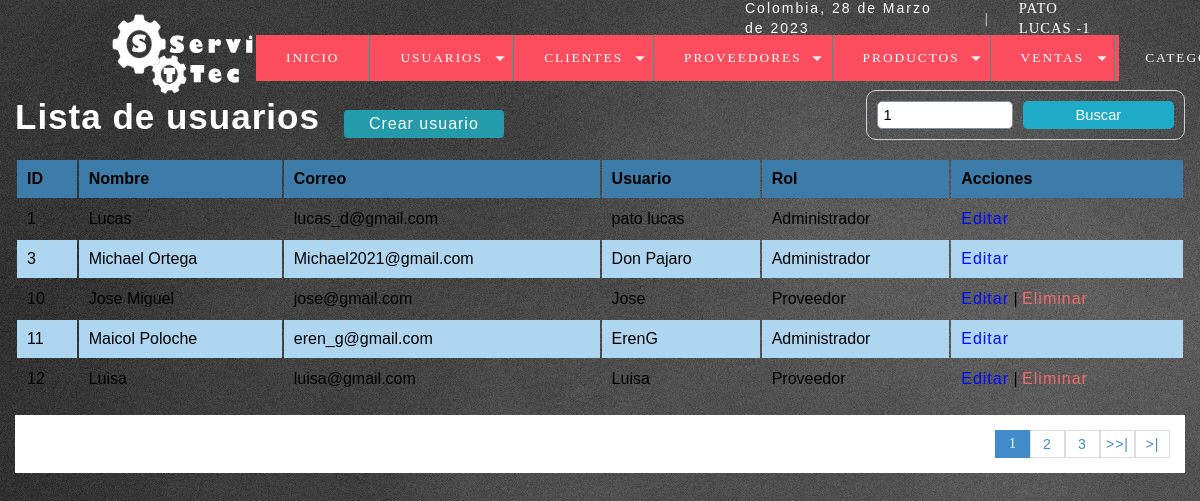
/sistema/buscar_usuario.php?busqueda=1 (signed in), run on the app's committed database.
### tables this page shows
CREATE TABLE `registro_sesion` (
  `Id_usuario` int(15) NOT NULL,
  `nombre` varchar(50) NOT NULL,
  `correo` varchar(50) NOT NULL,
  `usuario` varchar(15) NOT NULL,
  `clave` varchar(50) NOT NULL,
  `rol` int(11) NOT NULL,
  `estatus` int(11) NOT NULL DEFAULT 1
);

CREATE TABLE `rol` (
  `idrol` int(11) NOT NULL,
  `rol` varchar(20) NOT NULL
);

### sistema/buscar_usuario.php (the view, shortened to what this page needs)
<?php
	include"../conexion.php";
?>
<!DOCTYPE html>
<html lang="en">
<head>
	<?php include "includes/script.php"; ?>
</head>
<body>
	<?php include "includes/header.php"; ?>
	<section id="container">
		<?php
			$busqueda = strtolower($_REQUEST['busqueda']);
		?>
		<h1>Lista de usuarios</h1>
		<a href="registro_usuario.php" class="btn_new">Crear usuario</a>
		<form action="buscar_usuario.php" method="get" class="form_search">
			<input type="text" name="busqueda" id="buqueda" placeholder="Buscar" value="<?php echo $busqueda; ?>">
			<input type="submit" value="Buscar" class="btn_search">
		</form>
		<table>
			<tr>
				<th>ID</th>
				<th>Nombre</th>
				<th>Correo</th>
				<th>Usuario</th>
				<th>Rol</th>
				<th>Acciones</th>
			</tr>
		<?php
		$rol = '';
			$sql_registe = mysqli_query($conection,"SELECT COUNT(*) AS total_registro FROM registro_sesion WHERE (Id_usuario LIKE '%$busqueda%' OR nombre LIKE '%$busqueda%' OR correo LIKE '%$busqueda%' OR usuario LIKE '%$busqueda%' $rol) AND estatus = 1");
			$result_register = mysqli_fetch_array($sql_registe);
			$total_registro = $result_register['total_registro'];
			$por_pagina = 5;
			if(empty($_GET['pagina']))
			{
				$pagina = 1;
			}else{
				$pagina = $_GET['pagina'];
			}
			$desde = ($pagina-1) * $por_pagina;
			$total_paginas = ceil($total_registro / $por_pagina);
			$query = mysqli_query($conection,"SELECT r_s.Id_usuario, r_s.nombre, r_s.correo, r_s.usuario, r.rol FROM registro_sesion r_s INNER JOIN rol r ON r_s.rol = r.idrol where (r_s.Id_usuario LIKE '%$busqueda%' OR r_s.nombre LIKE '%$busqueda%' OR r_s.correo LIKE '%$busqueda%' OR r_s.usuario LIKE '%$busqueda%' OR r.rol LIKE '%$busqueda%') AND  estatus = 1 ORDER BY r_s.Id_usuario ASC limit $desde,$por_pagina");
			$result = mysqli_num_rows($query);
			if($result > 0){
				while ($data = mysqli_fetch_array($query)){
		?>
			<tr>
				<td><?php echo $data["Id_usuario"] ?></td>
				<td><?php echo $data["nombre"] ?></td>
				<td><?php echo $data["correo"] ?></td>
				<td><?php echo $data["usuario"] ?></td>
				<td><?php echo $data["rol"] ?></td>
				<td>
					<a class="link_edit" href="editar_usuario.php?id=<?php echo $data["Id_usuario"] ?>">Editar</a>
					<?php if($data["rol"]!="Administrador"){
					?>
					|
					<a class="link_delete" href="eliminar_confirmar_usuario.php?id=<?php echo $data["Id_usuario"] ?>">Eliminar</a>
					<?php } ?>
				</td>
			</tr>
		<?php
				}
			}
		?>
		</table>
		<?php
			if($total_registro !=0)
			{
		 ?>
		<div class="paginador">
			<ul>
				<?php
					for ($i=1; $i <= $total_paginas ; $i++) {
						if($i == $pagina){
							echo '<li class="pageSelected">'.$i.'</li>';
						}else{
							echo '<li><a href="?pagina='.$i.'&busqueda='.$busqueda.'">'.$i.'</a></li>';
						}
					}
					if($pagina !=$total_paginas)
					{
				?>
				<li><a href="?pagina=<?php echo $pagina + 1; ?>&busqueda=<?php echo $busqueda; ?>">>>|</a></li>
				<li><a href="?pagina=<?php echo$total_paginas; ?>&busqueda=<?php echo $busqueda; ?>">>|</a></li>
			<?php } ?>
			</ul>
		</div>
	<?php   } ?>
	</section>
</body>
</html>

### sistema/css/estilos.css (style rules this page uses)
* { margin: 0; padding: 0; box-sizing: border-box; }
body { background: #EEEEEE url(../img/fondo.jpg); }
h1, h2, h3, h4, h5, h6 { font-family: 'arial'; font-weight: bold; letter-spacing: 1px; }
h1 { font-size: 26px; color: #FFF; }
a { text-decoration: none; font-family: arial; letter-spacing: 1px; }
#container { padding: 90px 15px 15px; }
section { padding-top: 7em; }
form { background: #FFF; margin: auto; padding: 20px 50px; border: 1px solid #d1d1d1; }
input,select { display: block; width: 100%; font-size: 11pt; padding: 5px; border: 1px solid #85929e; border-radius: 5px; }
#container h1 { font-size: 35px; display: inline-block; }
.btn_new { display: inline-block; background: #239baa; color: #FFF; padding: 5px 25px; border-radius: 4px; margin: 20px; }
table { border: collapse; font-size: 12pt; font-family: arial; width: 100%; }
table th { text-align: left; padding: 10px; background: #3d7ba8; color: #000000; }
table tr:nth-child(odd) { background: #AED6F1; color: #000000; }
table td { padding: 10px; }
.link_edit { color: #010AFD; }
.link_delete { color: #f26b6b; }
.paginador ul { padding: 15px; list-style: none; background: #FFF; margin-top: 15px; display: -webkit-flex; display: -moz-flex; display: -ms-flex; display: -o-flex; display: flex; justify-content: flex-end; }
.paginador a, .pageSelected { color: #428bca; border: 1px solid #ddd; padding: 5px; display: inline-block; font-size: 14px; text-align: center; width: 35px; }
.pageSelected { color: #FFF; background: #428bca; border: 1px solid #428bca; }
.form_search { display: -webkit-flex; display: -moz-flex; display: -ms-flex; display: -o-flex; display: flex; float: right; background: initial; padding: 10px; border-radius: 10px; }
.form_search .btn_search { background: #1faac8; color: #FFF; padding: 0 20px; border: 0; cursor: pointer; margin-left: 10px; }

### data on the page
registro_sesion: Id_usuario "1", nombre "Lucas", correo "lucas_d@gmail.com", usuario "pato lucas", rol.rol "Administrador"
registro_sesion: Id_usuario "3", nombre "Michael Ortega", correo "Michael2021@gmail.com", usuario "Don Pajaro", rol.rol "Administrador"
registro_sesion: Id_usuario "10", nombre "Jose Miguel", correo "jose@gmail.com", usuario "Jose", rol.rol "Proveedor"
registro_sesion: Id_usuario "11", nombre "Maicol Poloche", correo "eren_g@gmail.com", usuario "ErenG", rol.rol "Administrador"
registro_sesion: Id_usuario "12", nombre "Luisa", correo "luisa@gmail.com", usuario "Luisa", rol.rol "Proveedor"

### other printed values
fechaC() "28 de Marzo de 2023"
$_SESSION['user'] "PATO LUCAS"
$_SESSION['rol'] "1"
